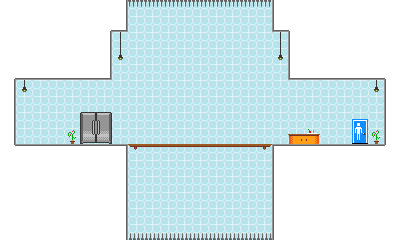

The image is a tile-based game level rendered from a .tmx file. Its description and source (layers, tilesets, objects; grid data summarised) follow:
An orthogonal 25x15 tile map with 16x16 px tiles, 4 tile layers (background, collidables, furniture, decoratives) and 11 objects (9x saw, player, exit).

<map version="1.0" orientation="orthogonal" renderorder="right-down" width="25" height="15" tilewidth="16" tileheight="16" nextobjectid="32">
 <tileset firstgid="1" name="ld-32" tilewidth="16" tileheight="16">
  <image source="../images/ld-32.png" width="128" height="96" />
 </tileset>
 <layer name="background" width="25" height="15">
  <data>[375 cells, 375 non-empty, 1 distinct tile ids]</data>
 </layer>
 <layer name="collidables" width="25" height="15">
  <data>[375 cells, 187 non-empty, 6 distinct tile ids]</data>
 </layer>
 <layer name="furniture" width="25" height="15">
  <data>[375 cells, 34 non-empty, 9 distinct tile ids]</data>
 </layer>
 <layer name="decoratives" width="25" height="15">
  <data>[375 cells, 1 non-empty, 1 distinct tile ids]</data>
 </layer>
 <objectgroup color="#ff0010" name="objects">
  <object id="3" name="player" type="player" x="32" y="124" width="16" height="20" />
  <object id="7" name="exit" type="exit" x="352" y="116" width="16" height="28" />
  <object id="14" type="saw" x="128" y="-16" width="16" height="16">
   <properties>
    <property name="loop" value="true" />
    <property name="xVelocity" value="0" />
    <property name="yVelocity" value="255" />
   </properties>
  </object>
  <object id="15" type="saw" x="144" y="-16" width="16" height="16">
   <properties>
    <property name="loop" value="true" />
    <property name="xVelocity" value="0" />
    <property name="yVelocity" value="255" />
   </properties>
  </object>
  <object id="16" type="saw" x="176" y="-16" width="16" height="16">
   <properties>
    <property name="loop" value="true" />
    <property name="xVelocity" value="0" />
    <property name="yVelocity" value="255" />
   </properties>
  </object>
  <object id="17" type="saw" x="160" y="-16" width="16" height="16">
   <properties>
    <property name="loop" value="true" />
    <property name="xVelocity" value="0" />
    <property name="yVelocity" value="255" />
   </properties>
  </object>
  <object id="18" type="saw" x="224" y="-16" width="16" height="16">
   <properties>
    <property name="loop" value="true" />
    <property name="xVelocity" value="0" />
    <property name="yVelocity" value="255" />
   </properties>
  </object>
  <object id="19" type="saw" x="208" y="-16" width="16" height="16">
   <properties>
    <property name="loop" value="true" />
    <property name="xVelocity" value="0" />
    <property name="yVelocity" value="255" />
   </properties>
  </object>
  <object id="20" type="saw" x="192" y="-16" width="16" height="16">
   <properties>
    <property name="loop" value="true" />
    <property name="xVelocity" value="0" />
    <property name="yVelocity" value="255" />
   </properties>
  </object>
  <object id="21" type="saw" x="240" y="-16" width="16" height="16">
   <properties>
    <property name="loop" value="true" />
    <property name="xVelocity" value="0" />
    <property name="yVelocity" value="255" />
   </properties>
  </object>
  <object id="22" type="saw" x="256" y="-16" width="16" height="16">
   <properties>
    <property name="loop" value="true" />
    <property name="xVelocity" value="0" />
    <property name="yVelocity" value="255" />
   </properties>
  </object>
 </objectgroup>
</map>